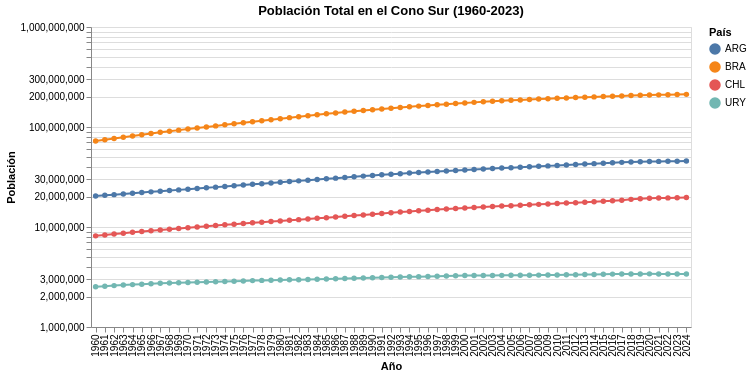

The notebook cell saved with this chart:
### Markdown cell above
## 4. Visualización Exploratoria

### Crecimiento Comparativo en el Cono Sur
Utilizando los datos descubiertos, comparamos el crecimiento poblacional relativo entre países vecinos.

### Code cell
def get_indicator_data(indicator, countries):
    url = f"{BASE_URL}/data"
    params = {"DATABASE_ID": "WB_WDI", "INDICATOR": indicator, "REF_AREA": ",".join(countries)}
    resp = requests.get(url, params=params).json()
    df = pd.DataFrame(resp['value'])
    df['OBS_VALUE'] = pd.to_numeric(df['OBS_VALUE'])
    df['TIME_PERIOD'] = pd.to_numeric(df['TIME_PERIOD'])
    return df

df_cono_sur = get_indicator_data("WB_WDI_SP_POP_TOTL", ["ARG", "CHL", "URY", "BRA"])

# Uso de DuckDB para filtrar o procesar si fuera necesario
df_filtered = duckdb.query("SELECT * FROM df_cono_sur WHERE TIME_PERIOD >= 1960").df()

# Visualización interactiva con Altair
line_chart = alt.Chart(df_filtered).mark_line(point=True).encode(
    x=alt.X('TIME_PERIOD:O', title='Año'),
    y=alt.Y('OBS_VALUE:Q', title='Población', scale=alt.Scale(type='log')),
    color=alt.Color('REF_AREA:N', title='País'),
    tooltip=['REF_AREA', 'TIME_PERIOD', 'OBS_VALUE']
).properties(
    title='Población Total en el Cono Sur (1960-2023)',
    width=600,
    height=300
).interactive()

line_chart

### Figure 1 — Vega-Lite specification as saved in the notebook (floating-point values rounded to 4 significant figures; data arrays with more than 128 entries replaced by an {"elided": "..."} marker saying what was removed)
{"config": {"view": {"continuousWidth": 300, "continuousHeight": 300}}, "data": {"name": "data-1744b69ee970fde0c61e130bcb7a9072"}, "mark": {"type": "line", "point": true}, "encoding": {"color": {"field": "REF_AREA", "title": "País", "type": "nominal"}, "tooltip": [{"field": "REF_AREA", "type": "nominal"}, {"field": "TIME_PERIOD", "type": "quantitative"}, {"field": "OBS_VALUE", "type": "quantitative"}], "x": {"field": "TIME_PERIOD", "title": "Año", "type": "ordinal"}, "y": {"field": "OBS_VALUE", "scale": {"type": "log"}, "title": "Población", "type": "quantitative"}}, "height": 300, "params": [{"name": "param_8", "select": {"type": "interval", "encodings": ["x", "y"]}, "bind": "scales"}], "title": "Población Total en el Cono Sur (1960-2023)", "width": 600, "$schema": "https://vega.github.io/schema/vega-lite/v5.20.1.json", "datasets": {"data-1744b69ee970fde0c61e130bcb7a9072": {"elided": "260 records"}}}
